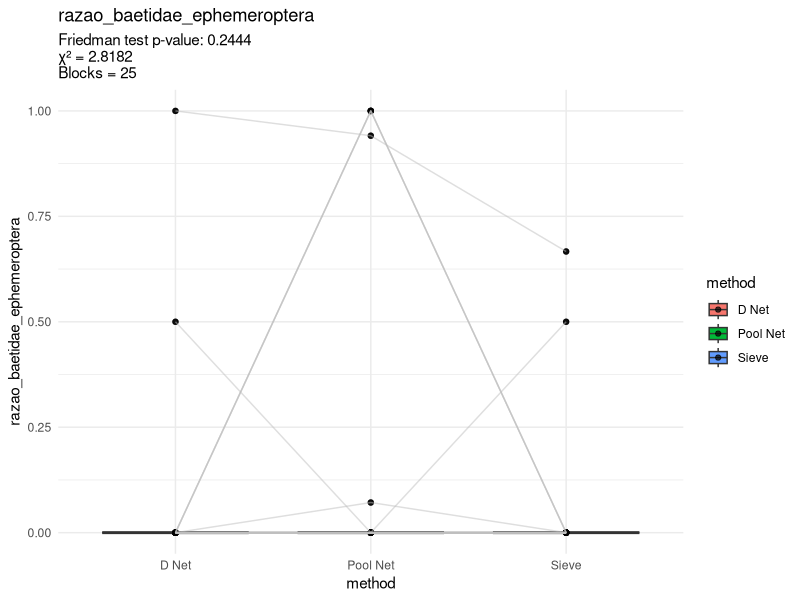
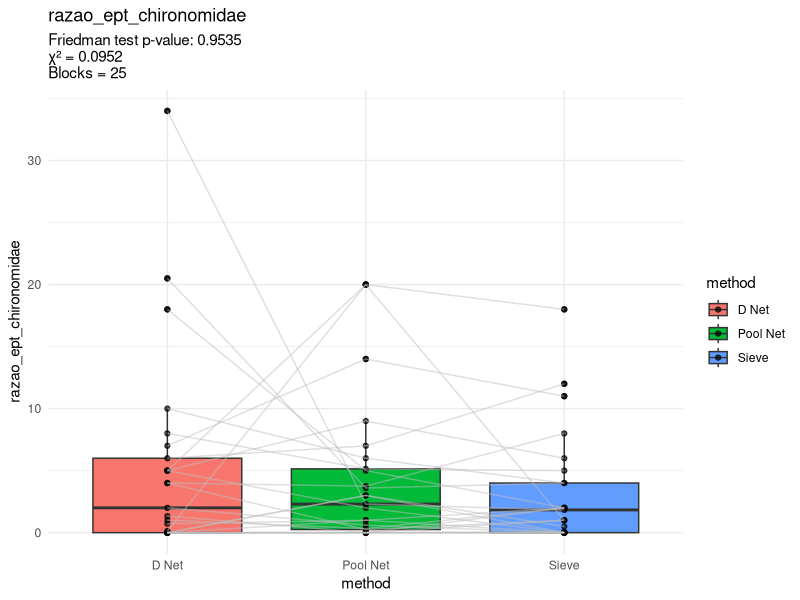
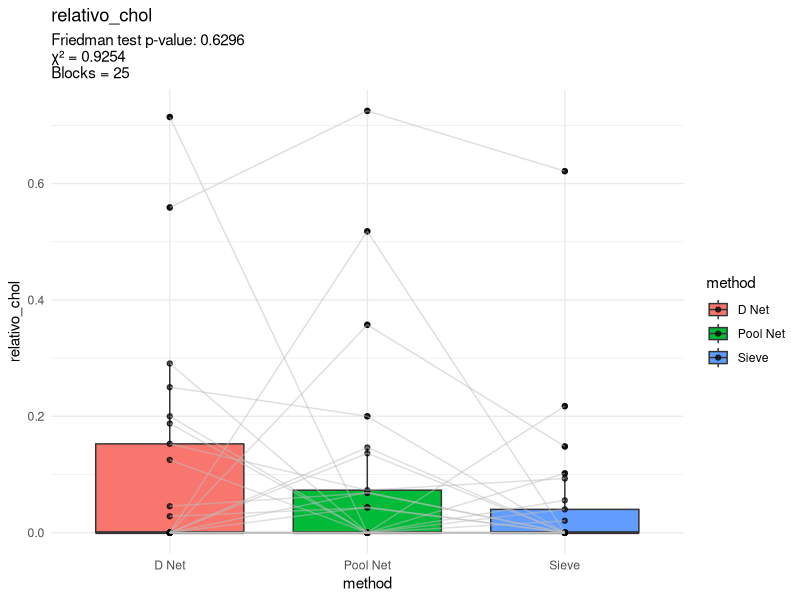
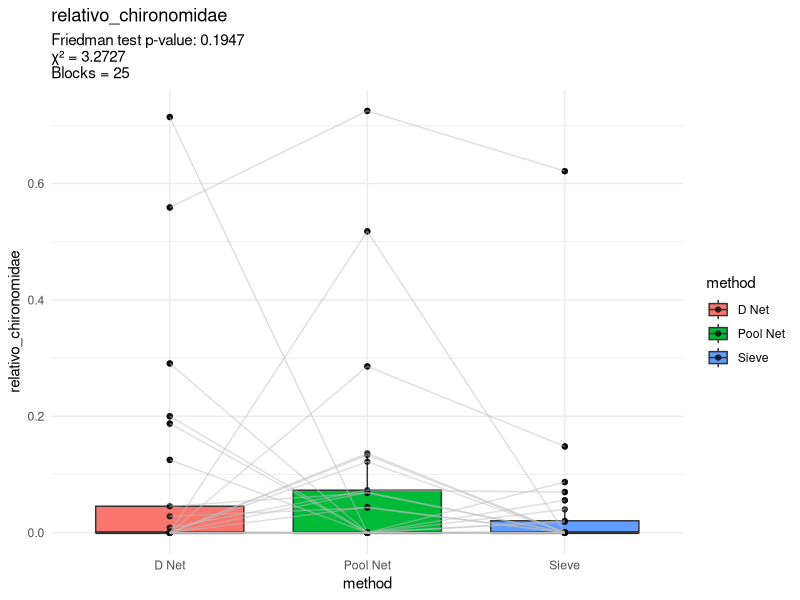
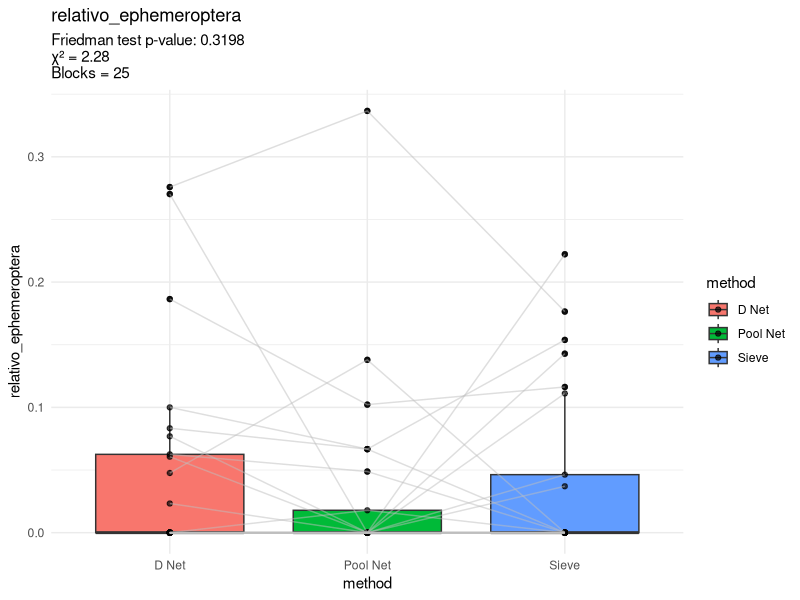
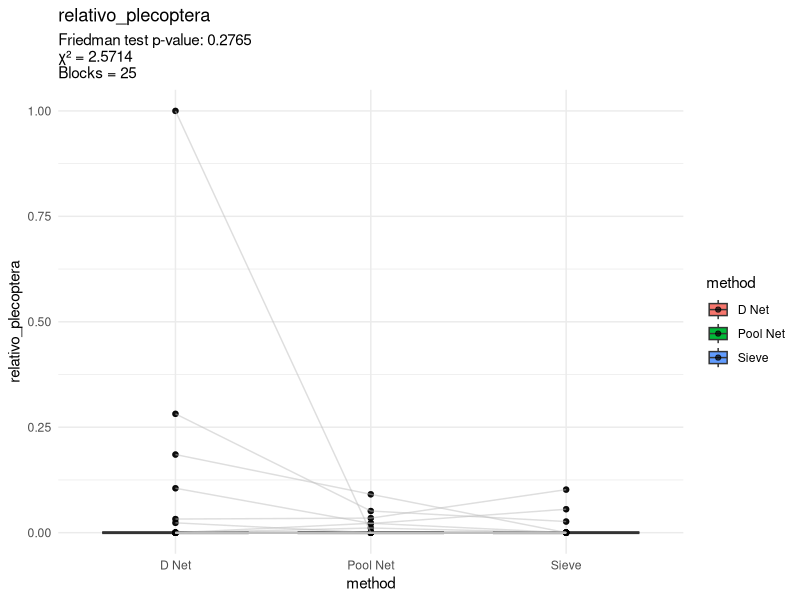
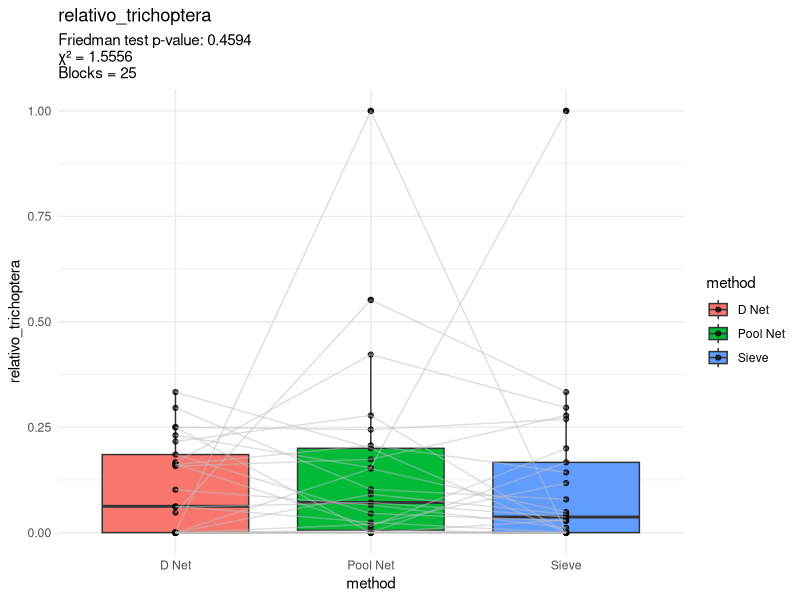
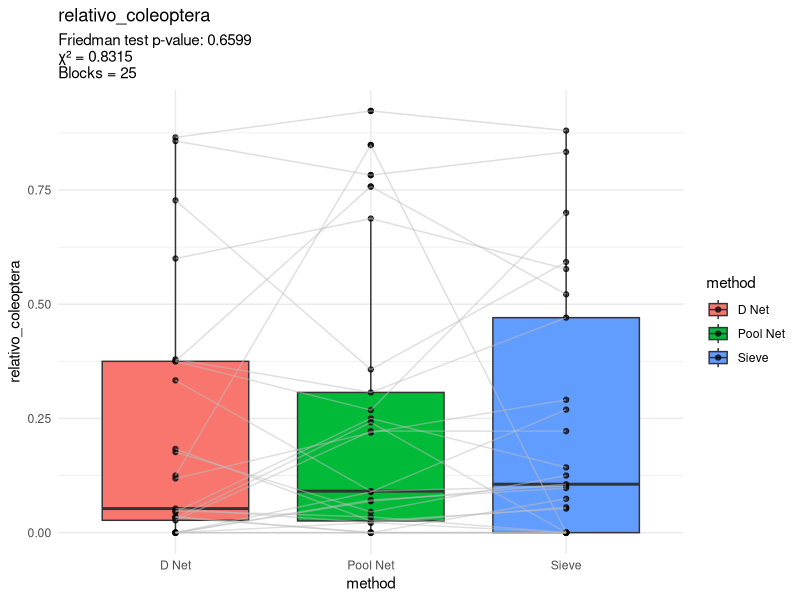

Recreate these plots in R, in order. (Note: this script raises an error after producing the figures.)
library(tidyverse)

################################## Configurações ###############################
set.seed(1994)
metodos_de_amostragem <- c("D Net", "Pool Net", "Sieve")
rios <- c("rio_bebedouro", "rio_da_barra", "rio_mutuca")
amostras_descartadas <- c("RiodaBarra-P1")


# Renomear os índices
nomes_indices <- c(
  total_macroinvertebrados = "Abundância",
  riqueza_familias = "S' famílias"
)


pasta_figuras <- "figuras/cap1/comparacao_redes/friedman_wilcoxon/"
if (!dir.exists(pasta_figuras)) {
  dir.create(pasta_figuras, recursive = TRUE)
}

pasta_tabelas <- "figuras/cap1/comparacao_redes/friedman_wilcoxon/"
if (!dir.exists(pasta_tabelas)) {
  dir.create(pasta_tabelas, recursive = TRUE)
}

################################## Carregar dados ##############################
indices_df_raw <- read_csv("dados/processado/matriz_indices_imaturos_piata.csv")

############################## Pre-processamento ###############################
vetor_respostas <- indices_df_raw %>%
  select(-(campanha:method)) %>%
  names()

indices_df <- indices_df_raw %>%
  filter(rio %in% rios) %>%
  filter(!locality_name %in% amostras_descartadas) %>%
  filter(method %in% metodos_de_amostragem) %>%
  mutate("coluna_id" = paste0(rio, "_", locality_name, "_", campanha)) #%>%
  #filter(!coletor_recolhedor_proporcao > 0.4)

################################ Processamento #################################
list_of_plots <- list()
for (i in vetor_respostas) {
  print(paste("Analisando redes para índice:", i))
  
  
  dados_filtrados <- indices_df %>%
    select(coluna_id, method, i) %>%
    pivot_wider(names_from = method, values_from = i) %>%
    filter(if_all(c(`D Net`, `Pool Net`, `Sieve`), is.finite))
  
  dados_filtrados_long <- dados_filtrados %>%
    pivot_longer(
      cols = c("D Net", "Pool Net", "Sieve"),
      names_to = "method",
      values_to = i
    )

  # Friedman test
  friedman_test_result <- friedman.test(
    as.formula(paste(i, "~ method | coluna_id")),
    data = dados_filtrados_long
  )


  plot <- ggplot(
    dados_filtrados_long,
    aes(x = method, y = !!sym(i), fill = method)
  ) +
    theme_minimal() +
    geom_boxplot() +
    geom_point(alpha = 0.7) +
    geom_line(aes(group = coluna_id), color = "gray", alpha = 0.5) +
    labs(
      title = i,
      subtitle = paste0(
        "Friedman test p-value: ", round(friedman_test_result$p.value, 4),
        "\n",
        "χ² = ", round(friedman_test_result$statistic, 4),
        "\n",
        "Blocks = ", nrow(dados_filtrados)
        
      )
    )
  
  ggsave(
    filename = paste0(pasta_figuras, i, ".png"),
    plot = plot,
    width = 8,
    height = 6
  )

}

################################### Post roc ###################################

for (i in vetor_respostas) {
  print(paste("Analisando redes (post-hoc) para índice:", i))

  if (i == "coletor_recolhedor_proporcao") {
    indices_df <- indices_df %>%
      filter(!coletor_recolhedor_proporcao > 0.4)
  }
  
  dados_filtrados <- indices_df %>%
    select(coluna_id, method, i) %>%
    pivot_wider(names_from = method, values_from = i)
  
  dados_filtrados_long <- dados_filtrados %>%
    pivot_longer(
      cols = c("D Net", "Pool Net", "Sieve"),
      names_to = "method",
      values_to = i
    )
  
  tabela_post_hoc <- pairwise.wilcox.test(
    dados_filtrados_long[[i]],
    dados_filtrados_long$method,
    p.adjust.method = "bonferroni",
    paired = TRUE
  )
  write_csv(
    as.data.frame(tabela_post_hoc$p.value) %>%
      rownames_to_column(var = "method1"),
    paste0(pasta_tabelas,  "wilxox_matrix_", i, ".csv")
  )
}
